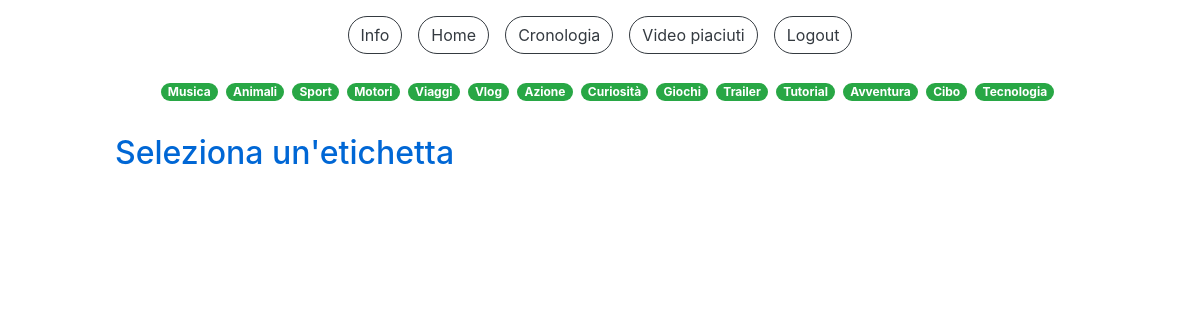
Page /etichette.php (signed in) on the committed database.
### tables this page shows
CREATE TABLE `etichette` (
  `IdEtichetta` int(11) NOT NULL,
  `NomeEtichetta` varchar(20) NOT NULL
);

### etichette.php (the view, shortened to what this page needs)
<!DOCTYPE html>
<html>
<head>
  <link rel="stylesheet" href="css/style.css">
  <link rel="stylesheet" href="css/custom_style.css">
</head>
<body>
  <?php
    include("db.php");
  ?>
  <div class="container-fluid pt-3">
    <div class="row justify-content-center">
      <button type="button" class="btn btn-outline-dark mr-3" onclick="location.href='info.php'">Info</button>
      <button type="button" class="btn btn-outline-dark mr-3" onclick="location.href='home.php'">Home</button>
      <button type="button" class="btn btn-outline-dark mr-3" onclick="location.href='cronologia.php'">Cronologia</button>
      <button type="button" class="btn btn-outline-dark mr-3" onclick="location.href='video_piaciuti.php'">Video piaciuti</button>
      <button type="button" class="btn btn-outline-dark" onclick="location.href='logout.php'">Logout</button>
    </div>
    <div class="row justify-content-center">
      <div id="homePosts" class="col-10">
        <?php
          $sql="SELECT * FROM Etichette";
          $query=$db->prepare($sql);
          $query->execute();
          $ris=$query->fetchAll();
          echo '<div class="row ml-2 mt-4 justify-content-center"><p>';
          foreach($ris as $etichetta) {
            echo '<span onclick="location.href=\'etichette.php?etichetta='.$etichetta["NomeEtichetta"].'\'" class="badge badge-pill badge-success mr-2" style="cursor: pointer">'. $etichetta["NomeEtichetta"] .'</span>';
          }
          echo '</p></div>';
          if(isset($_GET["etichetta"])) {
            echo '<h2 class="titleText mt-3">Video con l\'etichetta '.$_GET["etichetta"].'</h2>
            <div class="row">';
            $sql="SELECT * FROM Categorizzazioni_Video cv, Etichette e, Video v, Accounts a WHERE a.IdAccount=v.IdAccount AND v.IdVideo=cv.IdVideo AND cv.IdEtichetta=e.IdEtichetta AND e.NomeEtichetta LIKE ?";
            $query=$db->prepare($sql);
            $dati=array("%".$_GET["etichetta"]."%");
            $query->execute($dati);
            $ris=$query->fetchAll();
            foreach($ris as $row) {
              $sql="SELECT * FROM Video v, Visualizzazioni vis, Accounts a WHERE v.IdVideo=vis.IdVideo AND a.IdAccount=vis.IdAccount AND vis.IdAccount=? AND vis.IdVideo=?";
              $query=$db->prepare($sql);
              $dati=array($_SESSION["loginID"], $row["IdVideo"]);
              $query->execute($dati);
              $risVis=$query->fetchAll();
              $tempoVis=-1;
              $creator=$row["Username"];
              foreach($risVis as $vis) {
                $tempoVis=$vis["TempoVisualizzazione"];
              }
              echo '<div class="card card-video m-3" style="width: 16rem;">
                      <div class="card-body card-video" onclick="cardOnClick(\''. $row["IdVideo"] .'\',\''. $row["Titolo"] .'\',\''. $row["SorgenteVideo"] .'\',\''. $tempoVis .'\',\''. $creator .'\')">
                        <h5 class="card-title card-video">'. $row["Titolo"] .'</h5>
                        <p class="card-text card-video">
                          <small class="text-muted">Pubblicato il: '. $row["DataPubblicazione"] .'<br>da:<button type="button" class="btn btn-outline-primary btn-sm mini">'. $creator .'</button></small><br>
                          '. $row["NumeroLike"] .' <i class="fa fa-thumbs-up mr-3"></i>
                          '. $row["NumeroVisualizzazioni"] .' <i class="fa fa-eye"></i>
                        </p>
                      </div>
                    </div>';
            }
          }else{
            echo '<h2 class="titleText mt-3">Seleziona un\'etichetta</h2>';
          }
        ?>
        </div>
      </div>
    </div>
</body>
</html>

### css/custom_style.css (style rules this page uses)
* { transition: 0.4s; }
div, h2, p { cursor: default; }
body { height: 100vh; overflow: auto; }
.btn,.form-control,.custom-select { border-radius: 2rem; }
.titleText { color: #0067d5; }

### rows in the picture
etichette: NomeEtichetta "Musica"
etichette: NomeEtichetta "Animali"
etichette: NomeEtichetta "Sport"
etichette: NomeEtichetta "Motori"
etichette: NomeEtichetta "Viaggi"
etichette: NomeEtichetta "Vlog"
etichette: NomeEtichetta "Azione"
etichette: NomeEtichetta "Curiosità"
etichette: NomeEtichetta "Giochi"
etichette: NomeEtichetta "Trailer"
etichette: NomeEtichetta "Tutorial"
etichette: NomeEtichetta "Avventura"
etichette: NomeEtichetta "Cibo"
etichette: NomeEtichetta "Tecnologia"
